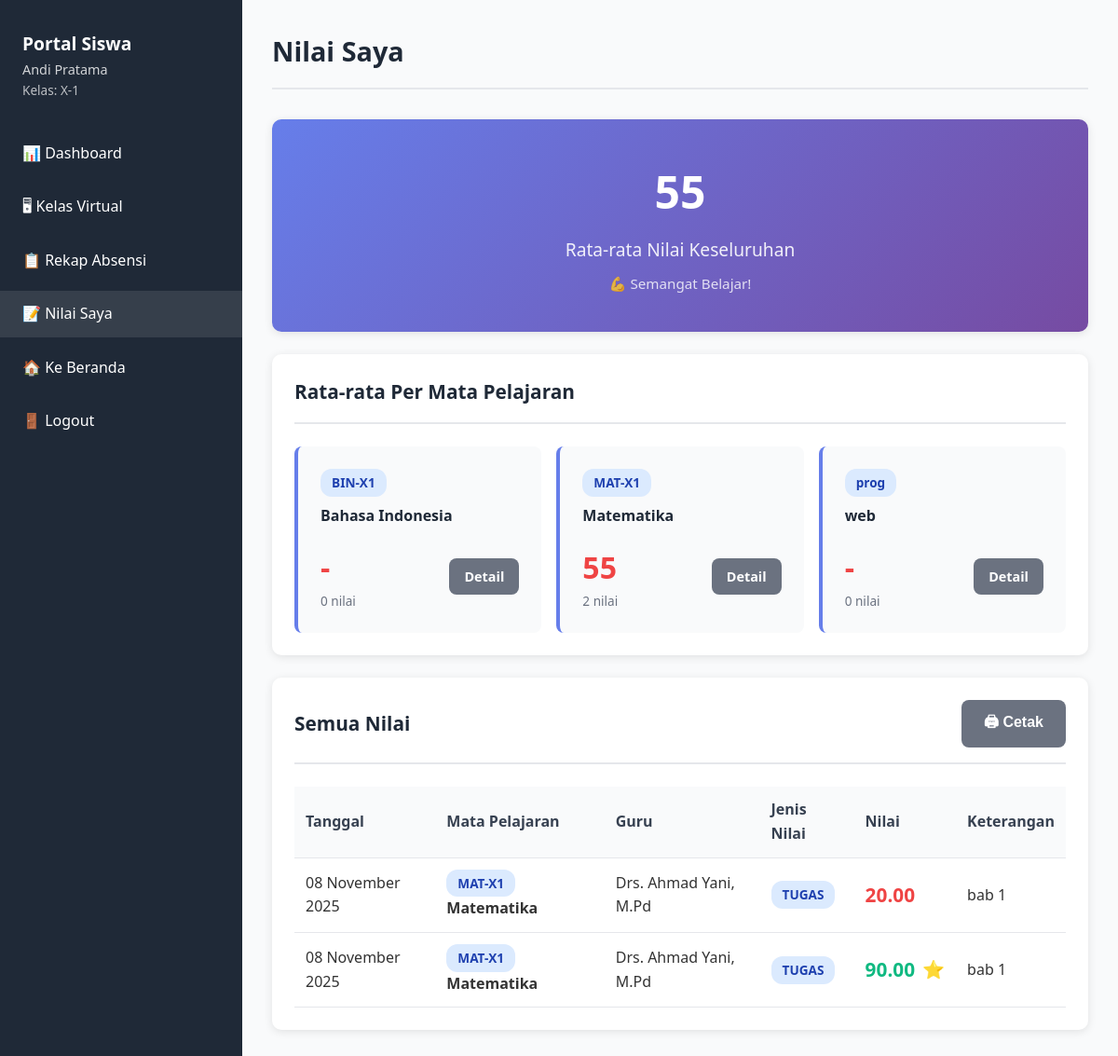
Page /sekolah/siswa/nilai.php (signed in) on the committed database.
### tables this page shows
CREATE TABLE `siswa` (
  `id` int(11) NOT NULL,
  `user_id` int(11) DEFAULT NULL,
  `nis` varchar(30) DEFAULT NULL,
  `nama` varchar(100) NOT NULL,
  `kelas` varchar(20) DEFAULT NULL,
  `foto` varchar(255) DEFAULT NULL,
  `created_at` timestamp NOT NULL DEFAULT current_timestamp()
);

CREATE TABLE `mata_pelajaran` (
  `id` int(11) NOT NULL,
  `kode_mapel` varchar(10) NOT NULL,
  `nama_mapel` varchar(100) NOT NULL,
  `guru_id` int(11) DEFAULT NULL,
  `kelas` varchar(20) NOT NULL,
  `hari` enum('Senin','Selasa','Rabu','Kamis','Jumat','Sabtu') DEFAULT NULL,
  `jam_mulai` time DEFAULT NULL,
  `jam_selesai` time DEFAULT NULL
);

CREATE TABLE `nilai` (
  `id` int(11) NOT NULL,
  `siswa_id` int(11) DEFAULT NULL,
  `mapel_id` int(11) DEFAULT NULL,
  `jenis_nilai` enum('tugas','uts','uas','praktek') NOT NULL,
  `nilai` decimal(5,2) DEFAULT NULL,
  `keterangan` varchar(200) DEFAULT NULL,
  `tanggal` date DEFAULT NULL,
  `created_at` timestamp NOT NULL DEFAULT current_timestamp()
);

CREATE TABLE `guru` (
  `id` int(11) NOT NULL,
  `user_id` int(11) DEFAULT NULL,
  `nip` varchar(30) DEFAULT NULL,
  `nama` varchar(100) NOT NULL,
  `foto` varchar(255) DEFAULT NULL,
  `mata_pelajaran` varchar(50) DEFAULT NULL,
  `pendidikan` varchar(50) DEFAULT NULL,
  `kontak` varchar(20) DEFAULT NULL,
  `email` varchar(50) DEFAULT NULL,
  `tampil_di_beranda` tinyint(1) DEFAULT 1,
  `created_at` timestamp NOT NULL DEFAULT current_timestamp()
);

### sekolah/config.php (called while the page is built, shortened)
<?php
function formatTanggal($date) {
    $bulan = [
        1 => 'Januari', 'Februari', 'Maret', 'April', 'Mei', 'Juni',
        'Juli', 'Agustus', 'September', 'Oktober', 'November', 'Desember'
    ];
    $timestamp = strtotime($date);
    $tanggal = date('d', $timestamp);
    $bulanNama = $bulan[date('n', $timestamp)];
    $tahun = date('Y', $timestamp);
    return $tanggal . ' ' . $bulanNama . ' ' . $tahun;
}
?>

### sekolah/siswa/nilai.php (the view, shortened to what this page needs)
<?php
require_once '../config.php';
$siswa = $conn->query("SELECT * FROM siswa WHERE user_id = " . $_SESSION['user_id'])->fetch_assoc();
$mapel_filter = isset($_GET['mapel']) ? intval($_GET['mapel']) : 0;
$query = "SELECT n.*, mp.nama_mapel, mp.kode_mapel, g.nama as nama_guru
          FROM nilai n
          JOIN mata_pelajaran mp ON n.mapel_id = mp.id
          LEFT JOIN guru g ON mp.guru_id = g.id
          WHERE n.siswa_id = {$siswa['id']}";
$query .= " ORDER BY mp.nama_mapel, n.tanggal DESC";
$nilaiQuery = $conn->query($query);
$rataMapelQuery = $conn->query("SELECT mp.id, mp.nama_mapel, mp.kode_mapel,
                                AVG(n.nilai) as rata_rata,
                                COUNT(n.id) as jumlah_nilai
                                FROM mata_pelajaran mp
                                LEFT JOIN nilai n ON mp.id = n.mapel_id AND n.siswa_id = {$siswa['id']}
                                WHERE mp.kelas = '{$siswa['kelas']}'
                                GROUP BY mp.id, mp.nama_mapel, mp.kode_mapel
                                ORDER BY mp.nama_mapel");
$rataKeseluruhan = $conn->query("SELECT AVG(nilai) as rata FROM nilai WHERE siswa_id = {$siswa['id']}")->fetch_assoc()['rata'];
$rataKeseluruhan = $rataKeseluruhan ? round($rataKeseluruhan, 2) : 0;
?>
<!DOCTYPE html>
<html lang="id">
<head>
    <link rel="stylesheet" href="../css/style.css">
</head>
<body>
    <div class="dashboard">
        <aside class="sidebar">
            <div class="sidebar-header">
                <h3>Portal Siswa</h3>
                <p style="font-size: 0.9rem; opacity: 0.8;"><?= $_SESSION['nama_lengkap'] ?></p>
                <p style="font-size: 0.85rem; opacity: 0.7;">Kelas: <?= $siswa['kelas'] ?></p>
            </div>
            <ul class="sidebar-menu">
                <li><a href="dashboard.php">📊 Dashboard</a></li>
                <li><a href="kelas_virtual.php">🖥 Kelas Virtual</a></li>
                <li><a href="rekap_absensi.php">📋 Rekap Absensi</a></li>
                <li><a href="nilai.php" class="active">📝 Nilai Saya</a></li>
                <li><a href="../index.php">🏠 Ke Beranda</a></li>
                <li><a href="../logout.php">🚪 Logout</a></li>
            </ul>
        </aside>
        <main class="main-content">
            <div class="dashboard-header">
                <h1 class="dashboard-title">Nilai Saya</h1>
            </div>
            <div class="card" style="background: linear-gradient(135deg, #667eea 0%, #764ba2 100%); color: white;">
                <div style="text-align: center; padding: 1rem 0;">
                    <div style="font-size: 3rem; font-weight: 700; margin-bottom: 0.5rem;">
                        <?= $rataKeseluruhan ?>
                    </div>
                    <div style="font-size: 1.2rem; opacity: 0.9;">
                        Rata-rata Nilai Keseluruhan
                    </div>
                    <div style="font-size: 0.95rem; opacity: 0.8; margin-top: 0.5rem;">
                        <?php if ($rataKeseluruhan >= 85): ?>
                            ⭐ Prestasi Sangat Baik!
                        <?php elseif ($rataKeseluruhan >= 75): ?>
                            👍 Prestasi Baik!
                        <?php elseif ($rataKeseluruhan >= 65): ?>
                            📈 Terus Tingkatkan!
                        <?php else: ?>
                            💪 Semangat Belajar!
                        <?php endif; ?>
                    </div>
                </div>
            </div>
            <div class="card">
                <div class="card-header">
                    <h2 class="card-title">Rata-rata Per Mata Pelajaran</h2>
                </div>
                <div style="display: grid; grid-template-columns: repeat(auto-fill, minmax(250px, 1fr)); gap: 1rem;">
                    <?php while ($rataMapel = $rataMapelQuery->fetch_assoc()): ?>
                    <div style="background: #f9fafb; padding: 1.5rem; border-radius: 8px; border-left: 4px solid #667eea;">
                        <div style="margin-bottom: 0.5rem;">
                            <span class="badge badge-info"><?= $rataMapel['kode_mapel'] ?></span>
                        </div>
                        <h4 style="color: #1f2937; margin-bottom: 1rem;"><?= $rataMapel['nama_mapel'] ?></h4>
                        <div style="display: flex; justify-content: space-between; align-items: center;">
                            <div>
                                <div style="font-size: 2rem; font-weight: 700; color: <?= $rataMapel['rata_rata'] >= 75 ? '#10b981' : '#ef4444' ?>;">
                                    <?= $rataMapel['rata_rata'] ? round($rataMapel['rata_rata'], 1) : '-' ?>
                                </div>
                                <div style="font-size: 0.85rem; color: #6b7280;">
                                    <?= $rataMapel['jumlah_nilai'] ?> nilai
                                </div>
                            </div>
                            <a href="?mapel=<?= $rataMapel['id'] ?>" class="btn btn-secondary" style="padding: 0.5rem 1rem; font-size: 0.9rem;">
                                Detail
                            </a>
                        </div>
                    </div>
                    <?php endwhile; ?>
                </div>
            </div>
            <div class="card">
                <div class="card-header">
                    <h2 class="card-title">
                        <?= $mapel_filter > 0 ? 'Detail Nilai' : 'Semua Nilai' ?>
                    </h2>
                    <button onclick="window.print()" class="btn btn-secondary">🖨 Cetak</button>
                </div>
                <div class="table-responsive">
                    <table>
                        <thead>
                            <tr>
                                <th>Tanggal</th>
                                <th>Mata Pelajaran</th>
                                <th>Guru</th>
                                <th>Jenis Nilai</th>
                                <th>Nilai</th>
                                <th>Keterangan</th>
                            </tr>
                        </thead>
                        <tbody>
                            <?php if ($nilaiQuery->num_rows > 0): ?>
                                <?php while ($nilai = $nilaiQuery->fetch_assoc()): ?>
                                <tr>
                                    <td><?= formatTanggal($nilai['tanggal']) ?></td>
                                    <td>
                                        <span class="badge badge-info"><?= $nilai['kode_mapel'] ?></span>
                                        <strong><?= $nilai['nama_mapel'] ?></strong>
                                    </td>
                                    <td><?= $nilai['nama_guru'] ?></td>
                                    <td>
                                        <?php
                                        $badgeClass = '';
                                        switch($nilai['jenis_nilai']) {
                                            case 'tugas': $badgeClass = 'badge-info'; break;
                                        }
                                        ?>
                                        <span class="badge <?= $badgeClass ?>">
                                            <?= strtoupper($nilai['jenis_nilai']) ?>
                                        </span>
                                    </td>
                                    <td>
                                        <div style="display: flex; align-items: center; gap: 0.5rem;">
                                            <strong style="font-size: 1.3rem; <?= $nilai['nilai'] >= 75 ? 'color: #10b981;' : 'color: #ef4444;' ?>">
                                                <?= $nilai['nilai'] ?>
                                            </strong>
                                            <?php if ($nilai['nilai'] >= 85): ?>
                                                <span style="font-size: 1.2rem;">⭐</span>
                                            <?php endif; ?>
                                        </div>
                                    </td>
                                    <td><?= $nilai['keterangan'] ?: '-' ?></td>
                                </tr>
                                <?php endwhile; ?>
                            <?php endif; ?>
                        </tbody>
                    </table>
                </div>
            </div>
        </main>
    </div>
</body>
</html>

### sekolah/css/style.css (style rules this page uses)
* { margin: 0; padding: 0; box-sizing: border-box; }
body { font-family: 'Segoe UI', Tahoma, Geneva, Verdana, sans-serif; line-height: 1.6; color: #333; background: #f5f5f5; }
.btn { padding: 0.75rem 1.5rem; border: none; border-radius: 8px; font-size: 1rem; font-weight: 600; cursor: pointer; transition: all 0.3s; text-decoration: none; display: inline-block; }
.btn-secondary { background: #6b7280; color: white; }
.dashboard { display: flex; min-height: 100vh; }
.sidebar { width: 260px; background: #1f2937; color: white; padding: 2rem 0; }
.sidebar-header { padding: 0 1.5rem; margin-bottom: 2rem; }
.sidebar-header h3 { font-size: 1.2rem; }
.sidebar-menu { list-style: none; }
.sidebar-menu li { margin-bottom: 0.5rem; }
.sidebar-menu a { display: block; padding: 0.75rem 1.5rem; color: white; text-decoration: none; transition: background 0.3s; }
.sidebar-menu a:hover, .sidebar-menu a.active { background: rgba(255,255,255,0.1); }
.main-content { flex: 1; padding: 2rem; background: #f9fafb; }
.dashboard-header { display: flex; justify-content: space-between; align-items: center; margin-bottom: 2rem; padding-bottom: 1rem; border-bottom: 2px solid #e5e7eb; }
.dashboard-title { font-size: 1.8rem; color: #1f2937; }
.card { background: white; border-radius: 10px; padding: 1.5rem; box-shadow: 0 2px 10px rgba(0,0,0,0.1); margin-bottom: 1.5rem; }
.card-header { display: flex; justify-content: space-between; align-items: center; margin-bottom: 1.5rem; padding-bottom: 1rem; border-bottom: 2px solid #e5e7eb; }
.card-title { font-size: 1.3rem; color: #1f2937; }
.table-responsive { overflow-x: auto; }
table { width: 100%; border-collapse: collapse; }
table th, table td { padding: 0.75rem; text-align: left; border-bottom: 1px solid #e5e7eb; }
table th { background: #f9fafb; font-weight: 600; color: #374151; }
.badge { display: inline-block; padding: 0.25rem 0.75rem; border-radius: 12px; font-size: 0.85rem; font-weight: 600; }
.badge-info { background: #dbeafe; color: #1e40af; }

### rows in the picture
siswa: kelas "X-1"
mata_pelajaran: kode_mapel "BIN-X1", nama_mapel "Bahasa Indonesia", jumlah_nilai "0"
mata_pelajaran: kode_mapel "MAT-X1", nama_mapel "Matematika", rata_rata "55", jumlah_nilai "2"
mata_pelajaran: kode_mapel "prog", nama_mapel "web", jumlah_nilai "0"
nilai: tanggal "08 November 2025", mapel.kode_mapel "MAT-X1", mapel.nama_mapel "Matematika", guru.nama "Drs. Ahmad Yani, M.Pd", jenis_nilai "TUGAS", nilai "20.00", keterangan "bab 1"
nilai: tanggal "08 November 2025", mapel.kode_mapel "MAT-X1", mapel.nama_mapel "Matematika", guru.nama "Drs. Ahmad Yani, M.Pd", jenis_nilai "TUGAS", nilai "90.00", keterangan "bab 1"

### other values in the picture
$_SESSION['nama_lengkap'] "Andi Pratama"
$rataKeseluruhan "55"
